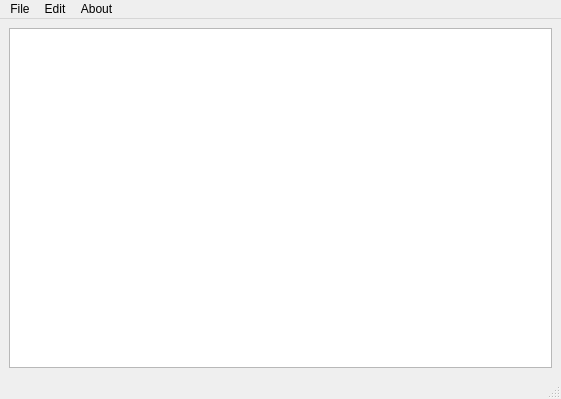
<?xml version="1.0" encoding="UTF-8"?>
<ui version="4.0">
 <class>MainWindow</class>
 <widget class="QMainWindow" name="MainWindow">
  <property name="geometry">
   <rect>
    <x>0</x>
    <y>0</y>
    <width>561</width>
    <height>399</height>
   </rect>
  </property>
  <property name="windowTitle">
   <string>MainWindow</string>
  </property>
  <widget class="QWidget" name="centralwidget">
   <layout class="QHBoxLayout" name="horizontalLayout">
    <item>
     <widget class="QTextEdit" name="textEdit"/>
    </item>
   </layout>
  </widget>
  <widget class="QMenuBar" name="menubar">
   <property name="geometry">
    <rect>
     <x>0</x>
     <y>0</y>
     <width>561</width>
     <height>20</height>
    </rect>
   </property>
   <widget class="QMenu" name="menuFile">
    <property name="title">
     <string>File</string>
    </property>
    <addaction name="actionNew"/>
    <addaction name="actionOpen"/>
    <addaction name="actionSave"/>
    <addaction name="actionSave_As"/>
    <addaction name="actionPrint"/>
   </widget>
   <widget class="QMenu" name="menuEdit">
    <property name="title">
     <string>Edit</string>
    </property>
    <addaction name="actionCut"/>
    <addaction name="actionCopy"/>
    <addaction name="actionPaste"/>
    <addaction name="actionRedo"/>
    <addaction name="actionUndo"/>
    <addaction name="actionFont"/>
    <addaction name="actionColour"/>
    <addaction name="actionBackground_Colour"/>
    <addaction name="actionBackground_Window_Colour"/>
   </widget>
   <widget class="QMenu" name="menuAbout">
    <property name="title">
     <string>About</string>
    </property>
    <addaction name="actionAbout"/>
   </widget>
   <addaction name="menuFile"/>
   <addaction name="menuEdit"/>
   <addaction name="menuAbout"/>
  </widget>
  <widget class="QStatusBar" name="statusbar"/>
  <action name="actionNew">
   <property name="icon">
    <iconset resource="resources.qrc">
     <normaloff>:/res/img/new.png</normaloff>:/res/img/new.png</iconset>
   </property>
   <property name="text">
    <string>New</string>
   </property>
  </action>
  <action name="actionOpen">
   <property name="icon">
    <iconset resource="resources.qrc">
     <normaloff>:/res/img/open.png</normaloff>:/res/img/open.png</iconset>
   </property>
   <property name="text">
    <string>Open</string>
   </property>
  </action>
  <action name="actionSave">
   <property name="icon">
    <iconset resource="resources.qrc">
     <normaloff>:/res/img/save.png</normaloff>:/res/img/save.png</iconset>
   </property>
   <property name="text">
    <string>Save</string>
   </property>
  </action>
  <action name="actionSave_As">
   <property name="icon">
    <iconset resource="resources.qrc">
     <normaloff>:/res/img/save-as.png</normaloff>:/res/img/save-as.png</iconset>
   </property>
   <property name="text">
    <string>Save As</string>
   </property>
  </action>
  <action name="actionCut">
   <property name="icon">
    <iconset resource="resources.qrc">
     <normaloff>:/res/img/cut.png</normaloff>:/res/img/cut.png</iconset>
   </property>
   <property name="text">
    <string>Cut</string>
   </property>
  </action>
  <action name="actionCopy">
   <property name="icon">
    <iconset resource="resources.qrc">
     <normaloff>:/res/img/copy.png</normaloff>:/res/img/copy.png</iconset>
   </property>
   <property name="text">
    <string>Copy</string>
   </property>
  </action>
  <action name="actionPaste">
   <property name="icon">
    <iconset resource="resources.qrc">
     <normaloff>:/res/img/paste.png</normaloff>:/res/img/paste.png</iconset>
   </property>
   <property name="text">
    <string>Paste</string>
   </property>
  </action>
  <action name="actionRedo">
   <property name="icon">
    <iconset resource="resources.qrc">
     <normaloff>:/res/img/redo.png</normaloff>:/res/img/redo.png</iconset>
   </property>
   <property name="text">
    <string>Redo</string>
   </property>
  </action>
  <action name="actionUndo">
   <property name="icon">
    <iconset resource="resources.qrc">
     <normaloff>:/res/img/undo.png</normaloff>:/res/img/undo.png</iconset>
   </property>
   <property name="text">
    <string>Undo</string>
   </property>
  </action>
  <action name="actionAbout">
   <property name="icon">
    <iconset resource="resources.qrc">
     <normaloff>:/res/img/about.png</normaloff>:/res/img/about.png</iconset>
   </property>
   <property name="text">
    <string>About Us</string>
   </property>
  </action>
  <action name="actionFont">
   <property name="text">
    <string>Font</string>
   </property>
  </action>
  <action name="actionColour">
   <property name="text">
    <string>Colour</string>
   </property>
  </action>
  <action name="actionBackground_Colour">
   <property name="text">
    <string>Background Colour</string>
   </property>
  </action>
  <action name="actionBackground_Window_Colour">
   <property name="text">
    <string>Background Window Colour</string>
   </property>
  </action>
  <action name="actionPrint">
   <property name="text">
    <string>Print</string>
   </property>
  </action>
 </widget>
 <resources>
  <include location="resources.qrc"/>
 </resources>
 <connections/>
</ui>
